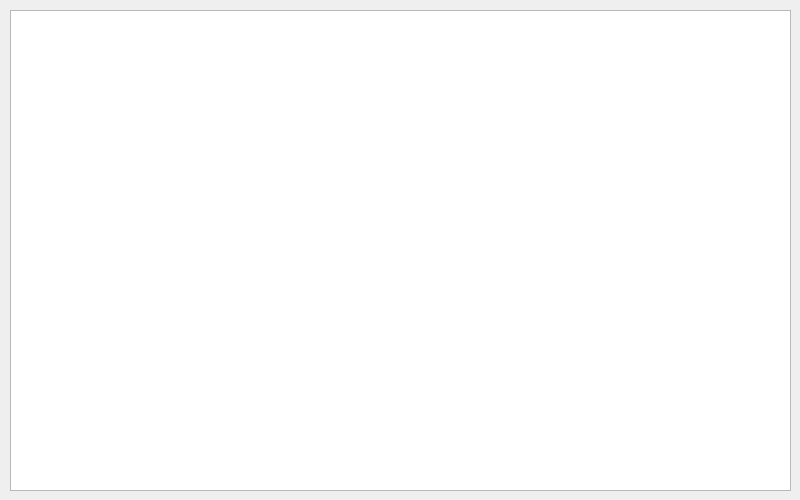
<?xml version="1.0" encoding="UTF-8"?>
<ui version="4.0">
 <class>DownloadWidget</class>
 <widget class="QWidget" name="DownloadWidget">
  <property name="geometry">
   <rect>
    <x>0</x>
    <y>0</y>
    <width>800</width>
    <height>500</height>
   </rect>
  </property>
  <property name="windowTitle">
   <string>Form</string>
  </property>
  <widget class="QTableWidget" name="tableWidget">
   <property name="geometry">
    <rect>
     <x>10</x>
     <y>10</y>
     <width>781</width>
     <height>481</height>
    </rect>
   </property>
  </widget>
 </widget>
 <resources/>
 <connections/>
</ui>
